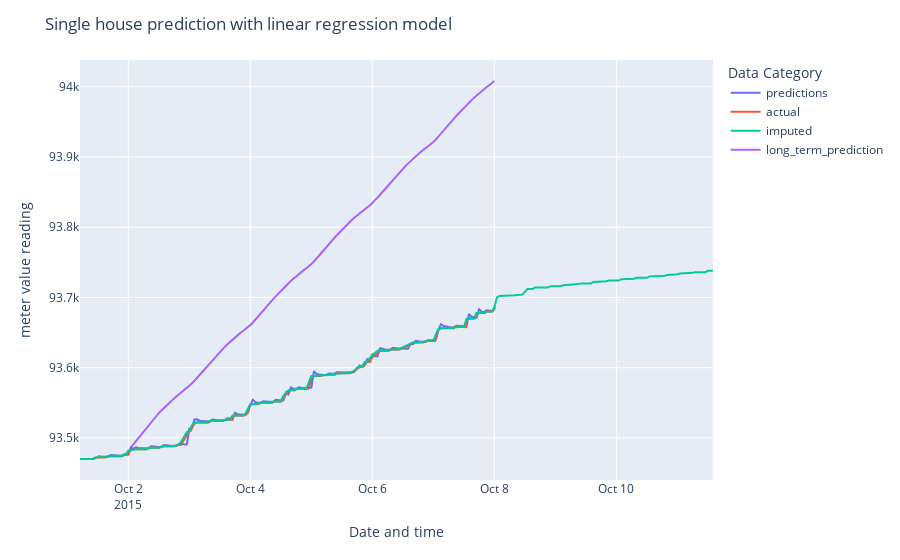

The cell this chart's notebook holds for it:
### Code cell
# before plotting actual, need to take to utc because plotly doesn't do it for us.
actual = merged_df[merged_df['dataid'] == 35][:250]
imputed_actual = clean_df[clean_df['dataid'] == 35][:250]

fig = px.scatter()
fig.add_scatter(x=timestamps, y=predictions, name='predictions')
fig.add_scatter(x=actual.index, y=actual['meter_value'].tolist(), name='actual')
fig.add_scatter(x=imputed_actual.index, y=imputed_actual['meter_value'].tolist(), name='imputed')
fig.add_scatter(x=ltp_timestamps, y=ltp_predictions, name='long_term_prediction')
fig.update_layout(
    title='Single house prediction with linear regression model',
    xaxis_title='Date and time',
    yaxis_title='meter value reading',
    legend_title='Data Category',
)
fig.show()

### Figure 1 — Plotly figure (JSON) as saved in the notebook; plotly's stock layout.template omitted (floating-point values rounded to 4 significant figures; data arrays with more than 128 entries replaced by an {"elided": "..."} marker saying what was removed)
{"data": [{"name": "predictions", "type": "scatter", "x": {"elided": "157 str values"}, "y": {"elided": "157 float values"}}, {"name": "actual", "type": "scatter", "x": {"elided": "250 str values"}, "y": {"elided": "250 int values"}}, {"name": "imputed", "type": "scatter", "x": {"elided": "250 str values"}, "y": {"elided": "250 float values"}}, {"name": "long_term_prediction", "type": "scatter", "x": {"elided": "144 str values"}, "y": {"elided": "144 float values"}}], "layout": {"legend": {"title": {"text": "Data Category"}, "tracegroupgap": 0}, "margin": {"t": 60}, "title": {"text": "Single house prediction with linear regression model"}, "xaxis": {"anchor": "y", "domain": [0, 1], "title": {"text": "Date and time"}}, "yaxis": {"anchor": "x", "domain": [0, 1], "title": {"text": "meter value reading"}}}}
